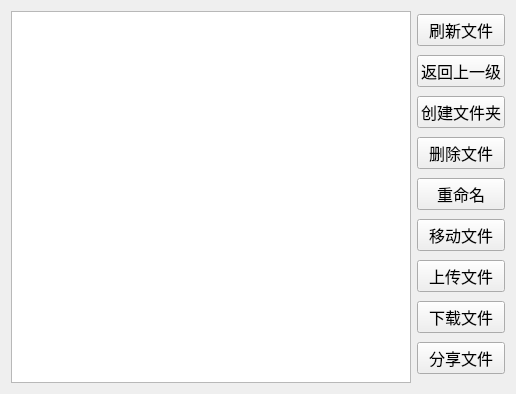
<?xml version="1.0" encoding="UTF-8"?>
<ui version="4.0">
 <class>File</class>
 <widget class="QWidget" name="File">
  <property name="geometry">
   <rect>
    <x>0</x>
    <y>0</y>
    <width>516</width>
    <height>394</height>
   </rect>
  </property>
  <property name="windowTitle">
   <string>Form</string>
  </property>
  <layout class="QHBoxLayout" name="horizontalLayout">
   <item>
    <widget class="QListWidget" name="listWidget"/>
   </item>
   <item>
    <layout class="QVBoxLayout" name="verticalLayout">
     <item>
      <widget class="QPushButton" name="flush_PB">
       <property name="font">
        <font>
         <family>Agency FB</family>
         <pointsize>12</pointsize>
        </font>
       </property>
       <property name="text">
        <string>刷新文件</string>
       </property>
      </widget>
     </item>
     <item>
      <widget class="QPushButton" name="return_PB">
       <property name="font">
        <font>
         <family>Agency FB</family>
         <pointsize>12</pointsize>
        </font>
       </property>
       <property name="text">
        <string>返回上一级</string>
       </property>
      </widget>
     </item>
     <item>
      <widget class="QPushButton" name="mkdir_PB">
       <property name="font">
        <font>
         <family>Agency FB</family>
         <pointsize>12</pointsize>
        </font>
       </property>
       <property name="text">
        <string>创建文件夹</string>
       </property>
      </widget>
     </item>
     <item>
      <widget class="QPushButton" name="del_PB">
       <property name="font">
        <font>
         <family>Agency FB</family>
         <pointsize>12</pointsize>
        </font>
       </property>
       <property name="text">
        <string>删除文件</string>
       </property>
      </widget>
     </item>
     <item>
      <widget class="QPushButton" name="rename_PB">
       <property name="font">
        <font>
         <family>Agency FB</family>
         <pointsize>12</pointsize>
        </font>
       </property>
       <property name="text">
        <string>重命名</string>
       </property>
      </widget>
     </item>
     <item>
      <widget class="QPushButton" name="move_PB">
       <property name="font">
        <font>
         <family>Agency FB</family>
         <pointsize>12</pointsize>
        </font>
       </property>
       <property name="text">
        <string>移动文件</string>
       </property>
      </widget>
     </item>
     <item>
      <widget class="QPushButton" name="upload_PB">
       <property name="font">
        <font>
         <family>Agency FB</family>
         <pointsize>12</pointsize>
        </font>
       </property>
       <property name="text">
        <string>上传文件</string>
       </property>
      </widget>
     </item>
     <item>
      <widget class="QPushButton" name="download_PB">
       <property name="font">
        <font>
         <family>Agency FB</family>
         <pointsize>12</pointsize>
        </font>
       </property>
       <property name="text">
        <string>下载文件</string>
       </property>
      </widget>
     </item>
     <item>
      <widget class="QPushButton" name="share_PB">
       <property name="font">
        <font>
         <family>Agency FB</family>
         <pointsize>12</pointsize>
        </font>
       </property>
       <property name="text">
        <string>分享文件</string>
       </property>
      </widget>
     </item>
    </layout>
   </item>
  </layout>
 </widget>
 <resources/>
 <connections/>
</ui>
